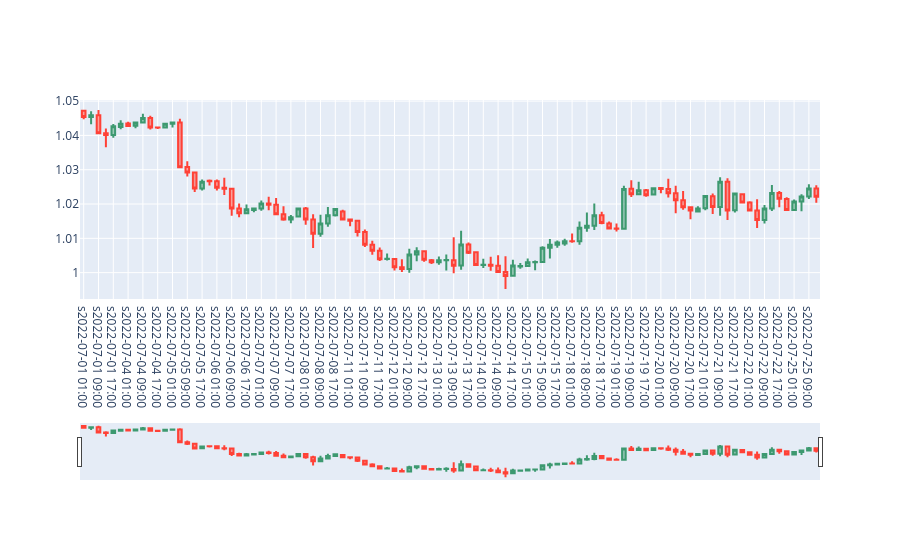

Source (notebook cell):
### Code cell
fig = go.Figure()
fig.add_trace(go.Candlestick
            (x=df_plot['sTime'],
                open=df_plot['mid_o'],
                high=df_plot['mid_h'],
                low=df_plot['mid_l'],
                close=df_plot['mid_c'],
                name='Candlesticks'))

# Note that there are missing data (due to weekends)
